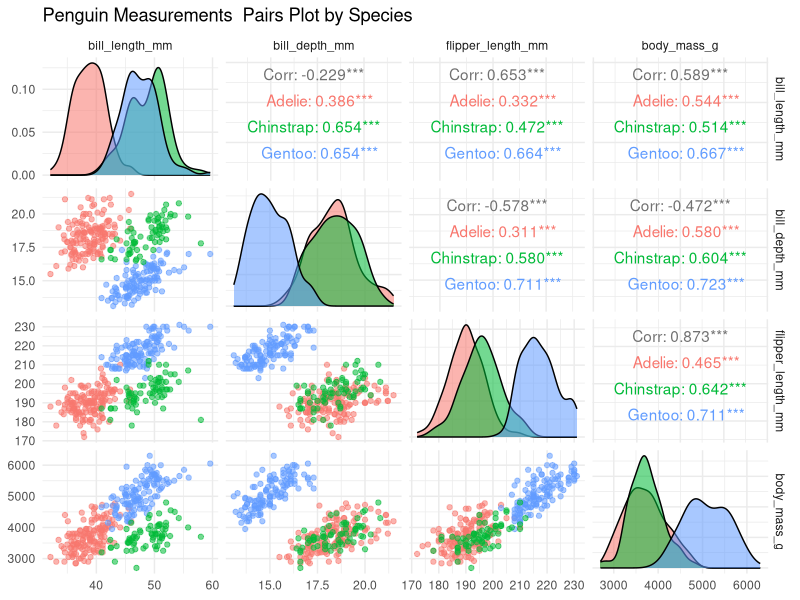
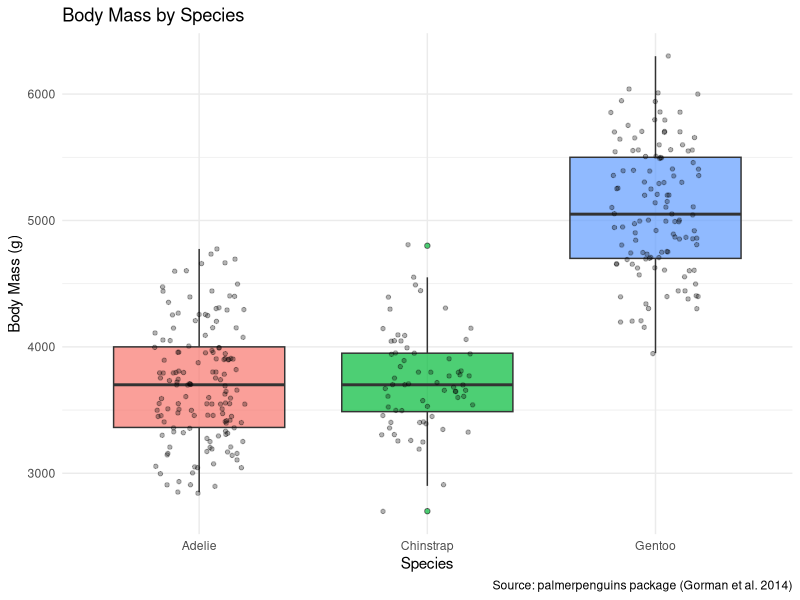
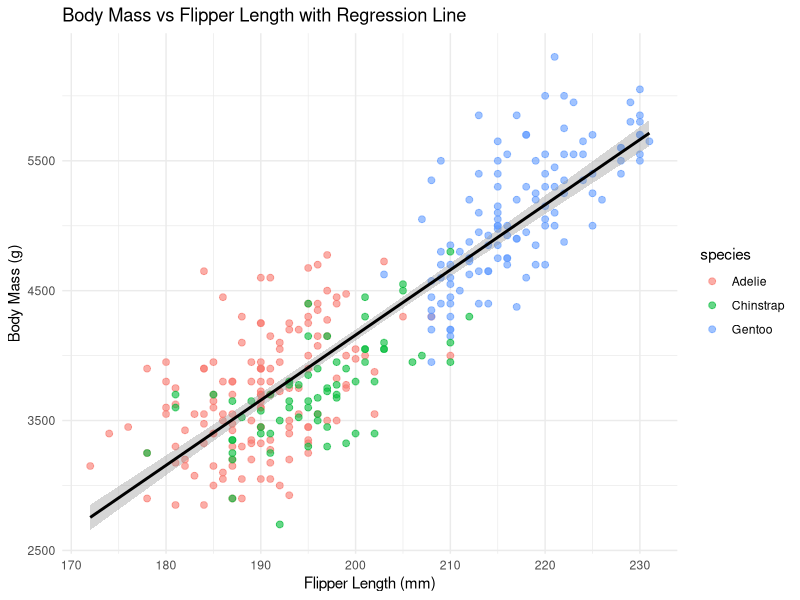
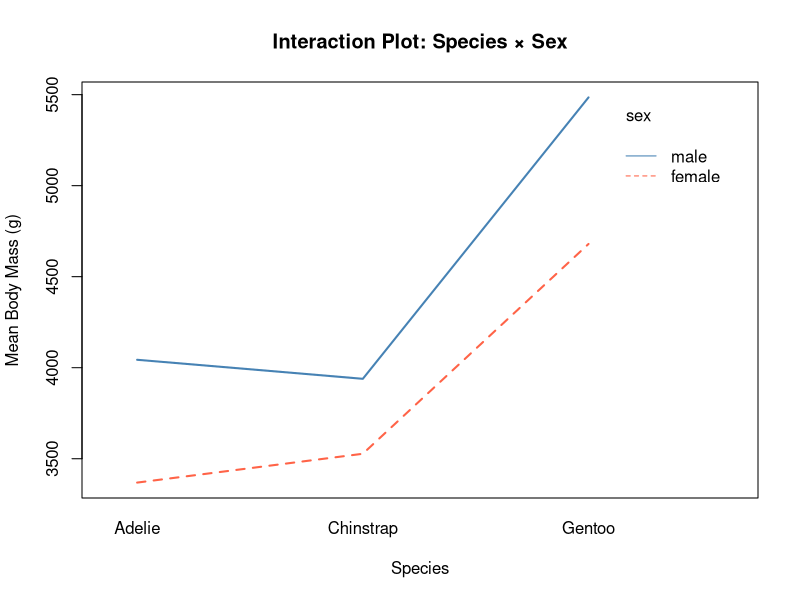
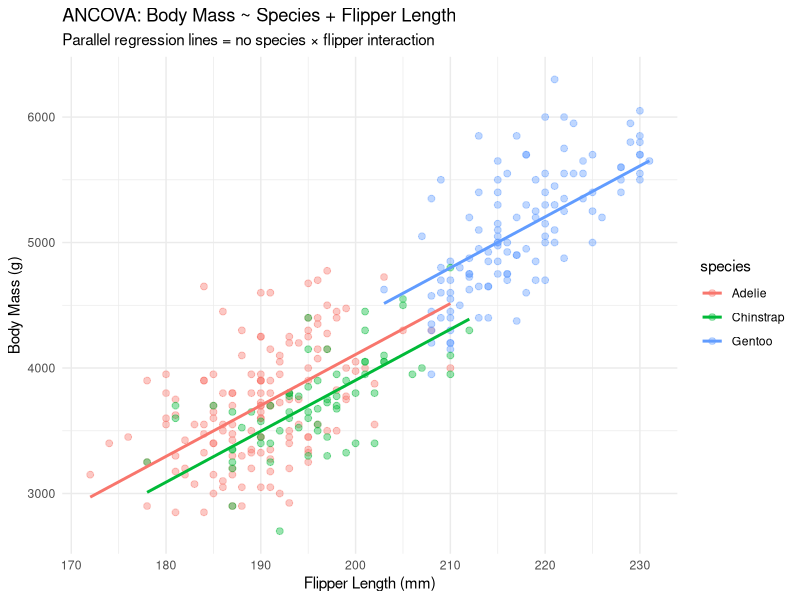
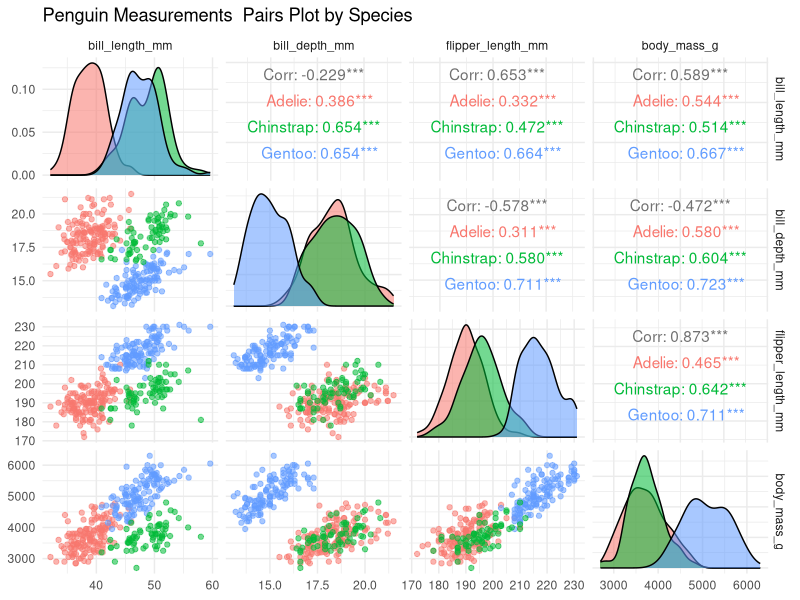
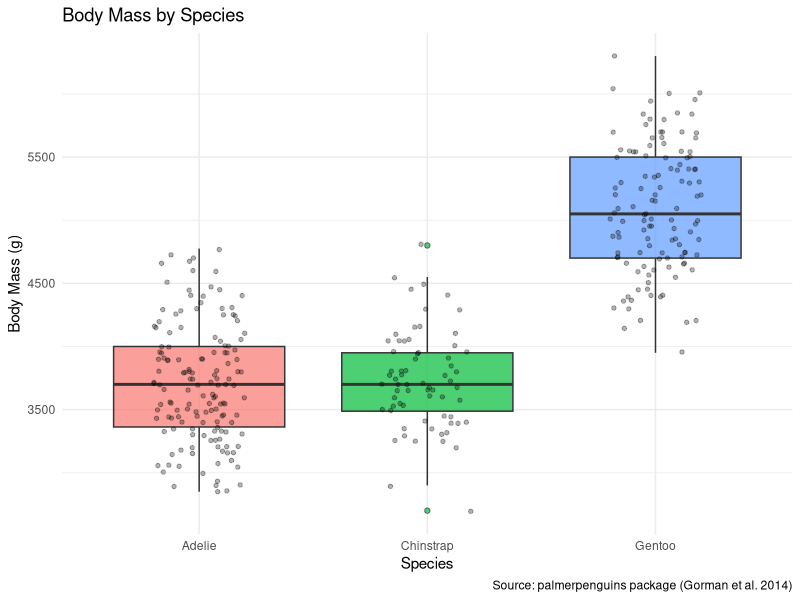
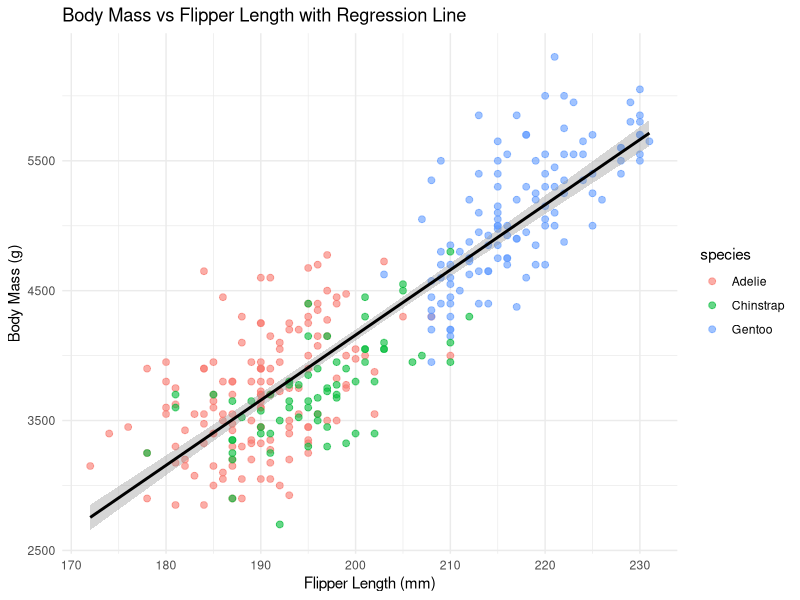

Recreate these plots in R, in order.
# Copyright (c) 2026 Janak Rudani. All rights reserved.
# Provenance: Jrudani21/palmer-penguins-linear-models/penguin_analysis.R 219c12e64115c3d2
# ============================================================
# Palmer Penguins: Linear Models & ANCOVA
# STAT 4000 Portfolio Project 1  R Implementation
# Author: Jrudani21
# ============================================================

# ── 0. Install & load packages ───────────────────────────────
# install.packages(c("palmerpenguins", "tidyverse", "broom", "car", "emmeans", "GGally"))
library(palmerpenguins)
library(tidyverse)
library(broom)
library(car)
library(emmeans)
library(GGally)

data(penguins)

# ── 1. Quick data overview ────────────────────────────────────
glimpse(penguins)
summary(penguins)

# Drop rows with any NA (11 rows)
penguins_clean <- penguins |> drop_na()
cat("Clean rows:", nrow(penguins_clean), "\n")

# ── 2. EDA ────────────────────────────────────────────────────

# 2a. Pairs plot coloured by species
ggpairs(
  penguins_clean,
  columns  = c("bill_length_mm", "bill_depth_mm",
               "flipper_length_mm", "body_mass_g"),
  aes(colour = species, alpha = 0.6)
) +
  labs(title = "Penguin Measurements  Pairs Plot by Species") +
  theme_minimal()
ggsave("figures/01_pairs_plot.png", width = 10, height = 8)

# 2b. Body mass distribution by species
ggplot(penguins_clean, aes(x = species, y = body_mass_g,
                            fill = species)) +
  geom_boxplot(alpha = 0.7, outlier.shape = 21) +
  geom_jitter(width = 0.2, alpha = 0.3, size = 1.2) +
  labs(
    title   = "Body Mass by Species",
    x       = "Species",
    y       = "Body Mass (g)",
    caption = "Source: palmerpenguins package (Gorman et al. 2014)"
  ) +
  theme_minimal() +
  theme(legend.position = "none")
ggsave("figures/02_boxplot_mass_species.png", width = 7, height = 5)

# ── 3. Linear Regression: body mass ~ flipper length ─────────

lm_flip <- lm(body_mass_g ~ flipper_length_mm, data = penguins_clean)
summary(lm_flip)

# Least-squares line
cat("\nRegression line:\n")
cat(sprintf("body_mass_g_hat = %.3f + %.3f * flipper_length_mm\n",
            coef(lm_flip)[1], coef(lm_flip)[2]))

# Plot with confidence band
ggplot(penguins_clean, aes(x = flipper_length_mm, y = body_mass_g,
                            colour = species)) +
  geom_point(alpha = 0.6, size = 2) +
  geom_smooth(aes(group = 1), method = "lm",
              colour = "black", se = TRUE, linewidth = 1) +
  labs(
    title   = "Body Mass vs Flipper Length with Regression Line",
    x       = "Flipper Length (mm)",
    y       = "Body Mass (g)"
  ) +
  theme_minimal()
ggsave("figures/03_regression_flipper_mass.png", width = 8, height = 5)

# ── 4. Model Diagnostics ──────────────────────────────────────
png("figures/04_diagnostics_lm.png", width = 900, height = 700)
par(mfrow = c(2, 2))
plot(lm_flip)
dev.off()

# ── 5. One-Way ANOVA: bill length ~ species ───────────────────

anova_bill <- aov(bill_length_mm ~ species, data = penguins_clean)
summary(anova_bill)

# Normality check on residuals
shapiro_result <- shapiro.test(resid(anova_bill))
cat("\nShapiro-Wilk p-value:", shapiro_result$p.value, "\n")

# Tukey post-hoc
tukey_result <- TukeyHSD(anova_bill)
print(tukey_result)

# ── 6. Two-Way ANOVA: body mass ~ sex * species ───────────────

anova_2way <- aov(body_mass_g ~ sex * species, data = penguins_clean)
summary(anova_2way)

# Interaction plot
with(penguins_clean,
     interaction.plot(species, sex, body_mass_g,
                      col   = c("tomato", "steelblue"),
                      lwd   = 2,
                      xlab  = "Species",
                      ylab  = "Mean Body Mass (g)",
                      main  = "Interaction Plot: Species × Sex"))
# Save via png device
png("figures/05_interaction_plot.png", width = 700, height = 500)
with(penguins_clean,
     interaction.plot(species, sex, body_mass_g,
                      col  = c("tomato", "steelblue"),
                      lwd  = 2, xlab = "Species",
                      ylab = "Mean Body Mass (g)",
                      main = "Interaction Plot: Species × Sex"))
dev.off()

# ── 7. ANCOVA: body mass ~ species + flipper length ───────────

ancova_model <- lm(body_mass_g ~ species + flipper_length_mm,
                   data = penguins_clean)
Anova(ancova_model, type = "III")
summary(ancova_model)

# Adjusted means per species (controlling for flipper length)
emm <- emmeans(ancova_model, ~ species)
print(emm)

# ANCOVA plot: fitted lines per species (same slope, different intercepts)
penguins_clean$fitted_ancova <- fitted(ancova_model)

ggplot(penguins_clean,
       aes(x = flipper_length_mm, y = body_mass_g, colour = species)) +
  geom_point(alpha = 0.4, size = 2) +
  geom_line(aes(y = fitted_ancova), linewidth = 1) +
  labs(
    title   = "ANCOVA: Body Mass ~ Species + Flipper Length",
    subtitle = "Parallel regression lines = no species × flipper interaction",
    x       = "Flipper Length (mm)",
    y       = "Body Mass (g)"
  ) +
  theme_minimal()
ggsave("figures/06_ancova_fitted.png", width = 8, height = 5)

# ── 8. Summary table ─────────────────────────────────────────
cat("\n===== MODEL SUMMARY TABLE =====\n")
cat(sprintf("%-30s %s\n", "Model", "Key Result"))
cat(strrep("-", 60), "\n")
cat(sprintf("%-30s R² = %.3f, slope = %.1f g/mm\n",
            "Linear Reg (flip→mass)",
            summary(lm_flip)$r.squared,
            coef(lm_flip)["flipper_length_mm"]))
cat(sprintf("%-30s F(%d,%d)=%.2f, p<.001\n",
            "One-Way ANOVA (bill~species)",
            summary(anova_bill)[[1]]$Df[1],
            summary(anova_bill)[[1]]$Df[2],
            summary(anova_bill)[[1]]$`F value`[1]))
cat(sprintf("%-30s Interaction p=%.3f\n",
            "Two-Way ANOVA (mass~sex*spp)",
            summary(anova_2way)[[1]]$`Pr(>F)`[3]))
cat(sprintf("%-30s Adj-R² = %.3f\n",
            "ANCOVA (mass~species+flip)",
            summary(ancova_model)$adj.r.squared))
